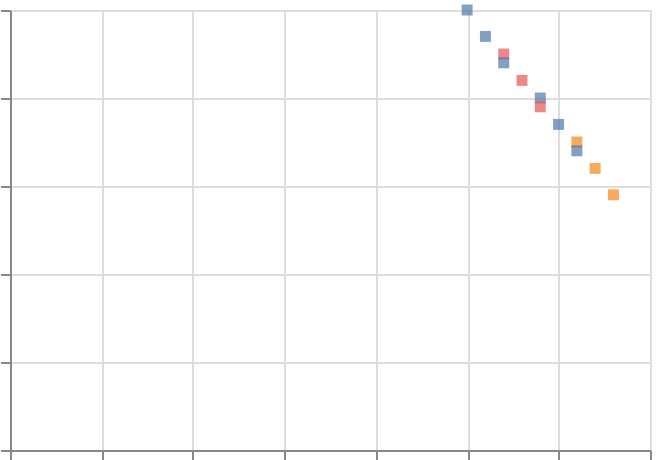

Here is the Vega-Lite specification saved for this chart:
### Vega-Lite specification from a JSON file in a GitHub repository (floating-point values rounded to 4 significant figures)
{"$schema": "https://vega.github.io/schema/vega-lite/v6.json", "padding": 5, "autosize": "none", "width": 320, "height": 220, "data": {"values": [{"year": 1990, "date": "1990-06-15", "country": "a", "region": "east", "pop": 10, "life": 50, "fert": 5.0}, {"year": 1990, "date": "1990-06-15", "country": "b", "region": "west", "pop": 17, "life": 54, "fert": 4.5}, {"year": 1990, "date": "1990-06-15", "country": "c", "region": "east", "pop": 24, "life": 58, "fert": 4.0}, {"year": 1990, "date": "1990-06-15", "country": "d", "region": "south", "pop": 31, "life": 62, "fert": 3.5}, {"year": 1991, "date": "1991-06-15", "country": "a", "region": "east", "pop": 13, "life": 52, "fert": 4.7}, {"year": 1991, "date": "1991-06-15", "country": "b", "region": "west", "pop": 20, "life": 56, "fert": 4.2}, {"year": 1991, "date": "1991-06-15", "country": "c", "region": "east", "pop": 27, "life": 60, "fert": 3.7}, {"year": 1991, "date": "1991-06-15", "country": "d", "region": "south", "pop": 34, "life": 64, "fert": 3.2}, {"year": 1992, "date": "1992-06-15", "country": "a", "region": "east", "pop": 16, "life": 54, "fert": 4.4}, {"year": 1992, "date": "1992-06-15", "country": "b", "region": "west", "pop": 23, "life": 58, "fert": 3.9}, {"year": 1992, "date": "1992-06-15", "country": "c", "region": "east", "pop": 30, "life": 62, "fert": 3.4}, {"year": 1992, "date": "1992-06-15", "country": "d", "region": "south", "pop": 37, "life": 66, "fert": 2.9}]}, "params": [{"name": "anim", "select": {"type": "point", "on": "timer", "encodings": ["time"]}}], "transform": [{"filter": {"param": "anim"}}], "mark": "square", "encoding": {"x": {"field": "life", "type": "quantitative"}, "y": {"field": "fert", "type": "quantitative"}, "color": {"field": "region", "type": "nominal"}, "time": {"field": "year", "type": "ordinal"}}}
